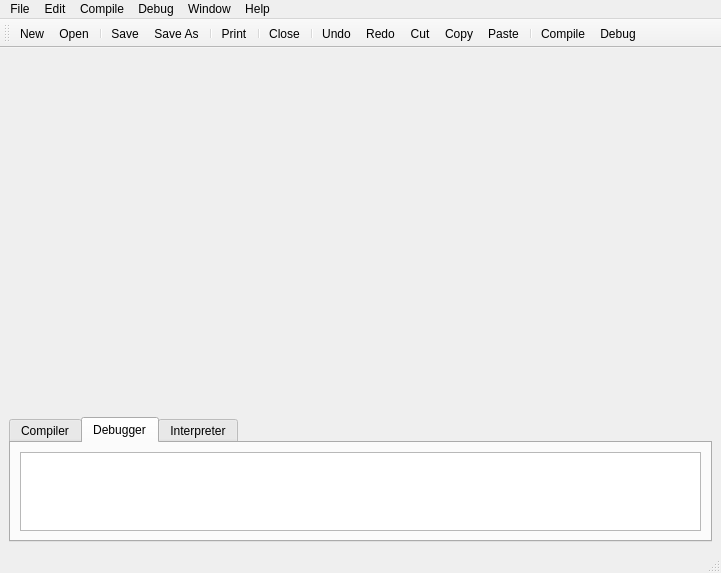
<ui version="4.0" >
 <author></author>
 <comment></comment>
 <exportmacro></exportmacro>
 <class>MainWindow</class>
 <widget class="QMainWindow" name="MainWindow" >
  <property name="geometry" >
   <rect>
    <x>0</x>
    <y>0</y>
    <width>721</width>
    <height>573</height>
   </rect>
  </property>
  <property name="windowTitle" >
   <string>Brainfuck Studio</string>
  </property>
  <widget class="QWidget" name="centralwidget" >
   <layout class="QVBoxLayout" >
    <property name="margin" >
     <number>9</number>
    </property>
    <property name="spacing" >
     <number>6</number>
    </property>
    <item>
     <spacer>
      <property name="orientation" >
       <enum>Qt::Vertical</enum>
      </property>
      <property name="sizeHint" >
       <size>
        <width>20</width>
        <height>361</height>
       </size>
      </property>
     </spacer>
    </item>
    <item>
     <widget class="QTabWidget" name="develTabWidget" >
      <property name="minimumSize" >
       <size>
        <width>0</width>
        <height>125</height>
       </size>
      </property>
      <property name="maximumSize" >
       <size>
        <width>16777215</width>
        <height>125</height>
       </size>
      </property>
      <property name="currentIndex" >
       <number>1</number>
      </property>
      <widget class="QWidget" name="compilerTab" >
       <attribute name="title" >
        <string>Compiler</string>
       </attribute>
       <layout class="QVBoxLayout" >
        <property name="margin" >
         <number>9</number>
        </property>
        <property name="spacing" >
         <number>6</number>
        </property>
        <item>
         <widget class="QTextEdit" name="compilerTextEdit" >
          <property name="readOnly" >
           <bool>true</bool>
          </property>
         </widget>
        </item>
       </layout>
      </widget>
      <widget class="QWidget" name="debuggerTab" >
       <attribute name="title" >
        <string>Debugger</string>
       </attribute>
       <layout class="QVBoxLayout" >
        <property name="margin" >
         <number>9</number>
        </property>
        <property name="spacing" >
         <number>6</number>
        </property>
        <item>
         <widget class="QTextEdit" name="debuggerTextEdit" >
          <property name="readOnly" >
           <bool>true</bool>
          </property>
         </widget>
        </item>
       </layout>
      </widget>
      <widget class="QWidget" name="interpreterTab" >
       <attribute name="title" >
        <string>Interpreter</string>
       </attribute>
       <layout class="QVBoxLayout" >
        <property name="margin" >
         <number>9</number>
        </property>
        <property name="spacing" >
         <number>6</number>
        </property>
        <item>
         <widget class="QTextEdit" name="interpreterTextEdit" >
          <property name="readOnly" >
           <bool>true</bool>
          </property>
         </widget>
        </item>
       </layout>
      </widget>
     </widget>
    </item>
   </layout>
  </widget>
  <widget class="QMenuBar" name="menubar" >
   <property name="geometry" >
    <rect>
     <x>0</x>
     <y>0</y>
     <width>721</width>
     <height>26</height>
    </rect>
   </property>
   <widget class="QMenu" name="menuHelp" >
    <property name="title" >
     <string>Help</string>
    </property>
    <addaction name="actionBrainfuck_Studio_Handbook" />
    <addaction name="actionAbout_Brainfuck_Studio" />
   </widget>
   <widget class="QMenu" name="menuWindow" >
    <property name="title" >
     <string>Window</string>
    </property>
   </widget>
   <widget class="QMenu" name="menuEdit" >
    <property name="title" >
     <string>Edit</string>
    </property>
    <addaction name="actionUndo" />
    <addaction name="actionRedo" />
    <addaction name="separator" />
    <addaction name="actionCut" />
    <addaction name="actionCopy" />
    <addaction name="actionPaste" />
    <addaction name="separator" />
    <addaction name="actionSelect_all" />
    <addaction name="actionDeselect" />
    <addaction name="separator" />
    <addaction name="actionOverwrite_Mode" />
    <addaction name="separator" />
    <addaction name="actionFind" />
    <addaction name="actionFind_Next" />
    <addaction name="actionFind_Previous" />
    <addaction name="separator" />
    <addaction name="actionPreferences" />
   </widget>
   <widget class="QMenu" name="menuFile" >
    <property name="title" >
     <string>File</string>
    </property>
    <addaction name="actionOpen_Recent" />
    <addaction name="separator" />
    <addaction name="actionSave" />
    <addaction name="actionSave_As" />
    <addaction name="actionSave_All" />
    <addaction name="separator" />
    <addaction name="actionPrint" />
    <addaction name="separator" />
    <addaction name="actionClose" />
    <addaction name="actionClose_All" />
    <addaction name="actionClose_All_Others" />
    <addaction name="separator" />
    <addaction name="actionExit" />
   </widget>
   <widget class="QMenu" name="menuDebug" >
    <property name="title" >
     <string>Debug</string>
    </property>
    <addaction name="actionStart" />
    <addaction name="actionStop" />
    <addaction name="separator" />
    <addaction name="separator" />
    <addaction name="actionNext_Step" />
    <addaction name="actionPrevious_Step" />
   </widget>
   <widget class="QMenu" name="menuRun" >
    <property name="title" >
     <string>Compile</string>
    </property>
    <widget class="QMenu" name="menuOptimization" >
     <property name="title" >
      <string>Optimization</string>
     </property>
     <addaction name="actionNo_Optimization" />
     <addaction name="actionOptLevel_1" />
     <addaction name="actionOptLevel_2" />
     <addaction name="actionOptLevel_3" />
    </widget>
    <addaction name="actionCompile" />
    <addaction name="menuOptimization" />
    <addaction name="separator" />
    <addaction name="actionInterpret_Only" />
   </widget>
   <addaction name="menuFile" />
   <addaction name="menuEdit" />
   <addaction name="menuRun" />
   <addaction name="menuDebug" />
   <addaction name="menuWindow" />
   <addaction name="menuHelp" />
  </widget>
  <widget class="QStatusBar" name="statusbar" >
   <property name="geometry" >
    <rect>
     <x>0</x>
     <y>554</y>
     <width>721</width>
     <height>19</height>
    </rect>
   </property>
  </widget>
  <widget class="QToolBar" name="toolBar" >
   <property name="orientation" >
    <enum>Qt::Horizontal</enum>
   </property>
   <attribute name="toolBarArea" >
    <number>4</number>
   </attribute>
   <addaction name="actionNew" />
   <addaction name="actionOpen" />
   <addaction name="separator" />
   <addaction name="actionSave" />
   <addaction name="actionSave_As" />
   <addaction name="separator" />
   <addaction name="actionPrint" />
   <addaction name="separator" />
   <addaction name="actionClose" />
   <addaction name="separator" />
   <addaction name="actionUndo" />
   <addaction name="actionRedo" />
   <addaction name="actionCut" />
   <addaction name="actionCopy" />
   <addaction name="actionPaste" />
   <addaction name="separator" />
   <addaction name="actionCompile" />
   <addaction name="actionDebug" />
  </widget>
  <action name="actionBrainfuck_Studio_Handbook" >
   <property name="icon" >
    <iconset>icons/handbook.png</iconset>
   </property>
   <property name="text" >
    <string>Brainfuck Studio Handbook</string>
   </property>
  </action>
  <action name="actionAbout_Brainfuck_Studio" >
   <property name="text" >
    <string>About Brainfuck Studio</string>
   </property>
  </action>
  <action name="actionStart" >
   <property name="icon" >
    <iconset>icons/debug.png</iconset>
   </property>
   <property name="text" >
    <string>Start</string>
   </property>
  </action>
  <action name="actionStop" >
   <property name="text" >
    <string>Stop</string>
   </property>
  </action>
  <action name="actionInterrupt" >
   <property name="text" >
    <string>Interrupt</string>
   </property>
  </action>
  <action name="actionRun_to_Cursor" >
   <property name="text" >
    <string>Run to Cursor</string>
   </property>
  </action>
  <action name="actionSet_Execution_Position_to_Cursor" >
   <property name="text" >
    <string>Set Execution Position to Cursor</string>
   </property>
  </action>
  <action name="actionStep_over" >
   <property name="text" >
    <string>Step Over</string>
   </property>
  </action>
  <action name="actionStep_into" >
   <property name="text" >
    <string>Step Into</string>
   </property>
  </action>
  <action name="actionStep_out" >
   <property name="text" >
    <string>Step Out</string>
   </property>
  </action>
  <action name="actionToggle_Breakpoint" >
   <property name="text" >
    <string>Toggle Breakpoint</string>
   </property>
  </action>
  <action name="actionSelect_all" >
   <property name="icon" >
    <iconset>icons/select-all.png</iconset>
   </property>
   <property name="text" >
    <string>Select all</string>
   </property>
  </action>
  <action name="actionDeselect" >
   <property name="text" >
    <string>Deselect</string>
   </property>
  </action>
  <action name="actionOverwrite_Mode" >
   <property name="text" >
    <string>Overwrite Mode</string>
   </property>
  </action>
  <action name="actionFind" >
   <property name="icon" >
    <iconset>icons/find.png</iconset>
   </property>
   <property name="text" >
    <string>Find</string>
   </property>
  </action>
  <action name="actionFind_Next" >
   <property name="text" >
    <string>Find Next</string>
   </property>
  </action>
  <action name="actionFind_Previous" >
   <property name="text" >
    <string>Find Previous</string>
   </property>
  </action>
  <action name="actionOpen_Recent" >
   <property name="text" >
    <string>Open Recent</string>
   </property>
  </action>
  <action name="actionSave_All" >
   <property name="text" >
    <string>Save All</string>
   </property>
  </action>
  <action name="actionClose_All" >
   <property name="text" >
    <string>Close All</string>
   </property>
  </action>
  <action name="actionClose_All_Others" >
   <property name="text" >
    <string>Close All Others</string>
   </property>
  </action>
  <action name="actionExit" >
   <property name="icon" >
    <iconset>icons/exit.png</iconset>
   </property>
   <property name="text" >
    <string>Exit</string>
   </property>
  </action>
  <action name="actionInterpret_Only" >
   <property name="text" >
    <string>Interpret Only</string>
   </property>
   <property name="iconText" >
    <string>Interpret Only</string>
   </property>
   <property name="toolTip" >
    <string>Interpret Only</string>
   </property>
  </action>
  <action name="actionNo_Optimization" >
   <property name="text" >
    <string>No Optimization</string>
   </property>
   <property name="iconText" >
    <string>No Optimization</string>
   </property>
   <property name="toolTip" >
    <string>No Optimization</string>
   </property>
  </action>
  <action name="actionOptLevel_1" >
   <property name="text" >
    <string>Level 1</string>
   </property>
  </action>
  <action name="actionOptLevel_2" >
   <property name="text" >
    <string>Level 2</string>
   </property>
  </action>
  <action name="actionOptLevel_3" >
   <property name="text" >
    <string>Level 3</string>
   </property>
  </action>
  <action name="actionPreferences" >
   <property name="icon" >
    <iconset>icons/settings.png</iconset>
   </property>
   <property name="text" >
    <string>Settings</string>
   </property>
  </action>
  <action name="actionNext_Step" >
   <property name="text" >
    <string>Next Step</string>
   </property>
  </action>
  <action name="actionPrevious_Step" >
   <property name="text" >
    <string>Previous Step</string>
   </property>
  </action>
  <action name="actionNew" >
   <property name="icon" >
    <iconset>icons/new.png</iconset>
   </property>
   <property name="text" >
    <string>New</string>
   </property>
  </action>
  <action name="actionOpen" >
   <property name="icon" >
    <iconset>icons/open.png</iconset>
   </property>
   <property name="text" >
    <string>Open</string>
   </property>
  </action>
  <action name="actionSave" >
   <property name="icon" >
    <iconset>icons/save.png</iconset>
   </property>
   <property name="text" >
    <string>Save</string>
   </property>
  </action>
  <action name="actionSave_As" >
   <property name="icon" >
    <iconset>icons/save-as.png</iconset>
   </property>
   <property name="text" >
    <string>Save As...</string>
   </property>
  </action>
  <action name="actionPrint" >
   <property name="icon" >
    <iconset>icons/print.png</iconset>
   </property>
   <property name="text" >
    <string>Print</string>
   </property>
  </action>
  <action name="actionClose" >
   <property name="icon" >
    <iconset>icons/close.png</iconset>
   </property>
   <property name="text" >
    <string>Close</string>
   </property>
  </action>
  <action name="actionUndo" >
   <property name="icon" >
    <iconset>icons/undo.png</iconset>
   </property>
   <property name="text" >
    <string>Undo</string>
   </property>
  </action>
  <action name="actionRedo" >
   <property name="icon" >
    <iconset>icons/redo.png</iconset>
   </property>
   <property name="text" >
    <string>Redo</string>
   </property>
  </action>
  <action name="actionCut" >
   <property name="icon" >
    <iconset>icons/cut.png</iconset>
   </property>
   <property name="text" >
    <string>Cut</string>
   </property>
  </action>
  <action name="actionCopy" >
   <property name="icon" >
    <iconset>icons/copy.png</iconset>
   </property>
   <property name="text" >
    <string>Copy</string>
   </property>
  </action>
  <action name="actionPaste" >
   <property name="icon" >
    <iconset>icons/paste.png</iconset>
   </property>
   <property name="text" >
    <string>Paste</string>
   </property>
  </action>
  <action name="actionCompile" >
   <property name="icon" >
    <iconset>icons/compile.png</iconset>
   </property>
   <property name="text" >
    <string>Compile</string>
   </property>
  </action>
  <action name="actionDebug" >
   <property name="icon" >
    <iconset>icons/debug.png</iconset>
   </property>
   <property name="text" >
    <string>Debug</string>
   </property>
  </action>
 </widget>
 <pixmapfunction></pixmapfunction>
 <resources/>
 <connections/>
</ui>
